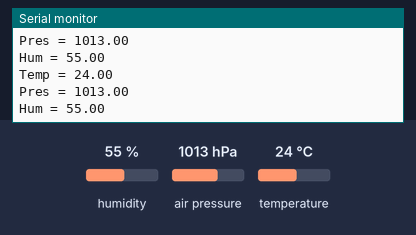
A sketch run on a simulated Arduino Uno, built with avr-gcc and run on an emulated ATmega328P. On the bench: the last lines printed to the serial monitor. The inputs (shaded band) are chosen by the test bench; at power-on: humidity 55 %, air pressure 1013 hPa, temperature 24 °C.

Above: at 1.2 s.
1.3 s: humidity set to 22 %
At 2.2 s:
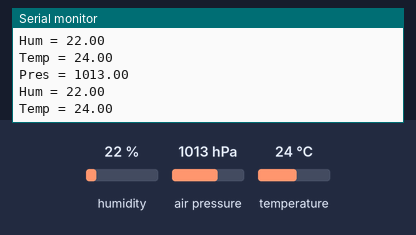
2.8 s: air pressure set to 952 hPa
At 3.9 s:
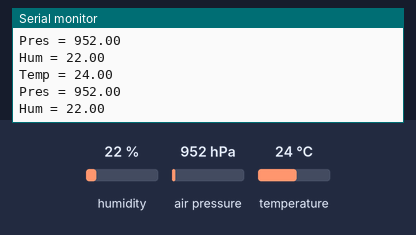

Measured:
- after the input at 1.3 s, the serial monitor: prints a new line at once (image 1)
- after the input at 2.8 s, the serial monitor: prints a new line at once (image 2)

The sketch:

bme_lib_test.ino
```cpp
#include <Adafruit_Sensor.h>
#include <Adafruit_BME280.h>
#include <Wire.h>

Adafruit_BME280 bme;
float temp_bme = 0.0f, pres_bme = 0.0f, hum_bme = 0.0f;
unsigned status;

void setup() {
  Serial.begin(115200);
  while (!Serial) {};

  Wire.begin();
  status = bme.begin();

  bme.setSampling(
    Adafruit_BME280::sensor_mode::MODE_FORCED,
    Adafruit_BME280::sensor_sampling::SAMPLING_X16,
    Adafruit_BME280::sensor_sampling::SAMPLING_X16,
    Adafruit_BME280::sensor_sampling::SAMPLING_X16,
    Adafruit_BME280::sensor_filter::FILTER_X16);
}

void loop() {
  bme.takeForcedMeasurement();
  temp_bme = bme.readTemperature();
  pres_bme = bme.readPressure() / 100.0F;
  hum_bme = bme.readHumidity();

  Serial.print("Temp = ");
  Serial.println(temp_bme);
  Serial.print("Pres = ");
  Serial.println(pres_bme);
  Serial.print("Hum = ");
  Serial.println(hum_bme);
}
```
